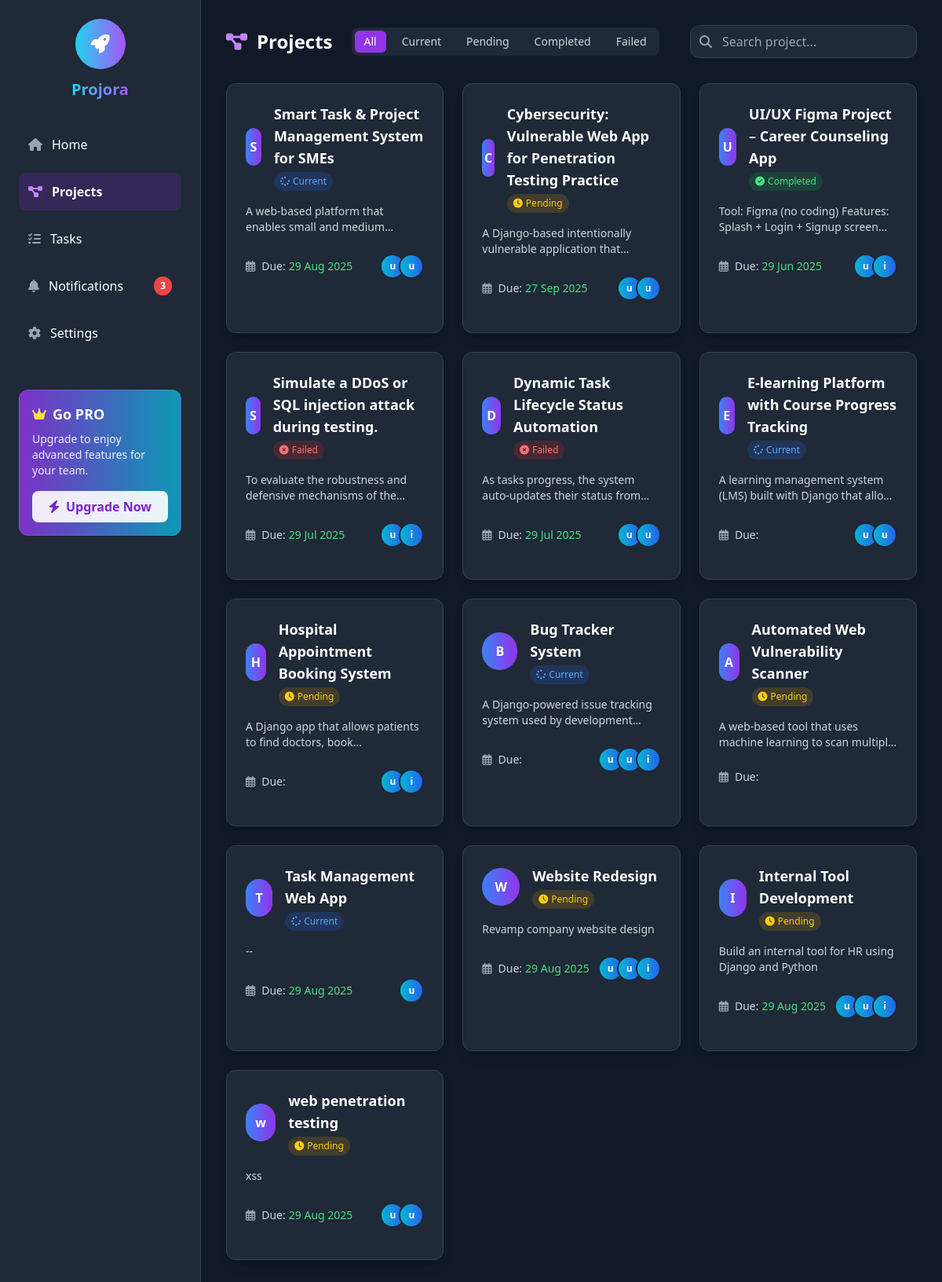
/project/project/ (signed in), run on the app's committed database.
### project/models.py (models this page shows, shortened)
class Project(models.Model):
    STATUS_CHOICES = [
        ('pending', 'Pending'),
        ('current', 'Current'),
        ('completed', 'Completed'),
        ('failed', 'Failed'),
    ]
    title = models.CharField(max_length=200)
    description = models.TextField(blank=True, null=True)
    status = models.CharField(max_length=20, choices=STATUS_CHOICES, default='pending')
    start_date = models.DateField(null=True, blank=True)
    end_date = models.DateField(null=True, blank=True)
    due_date = models.DateField(null=True, blank=True)
    created_by = models.ForeignKey(settings.AUTH_USER_MODEL, on_delete=models.SET_NULL, null=True, blank=True, related_name='created_projects')
    assigned_users = models.ManyToManyField(
        settings.AUTH_USER_MODEL,
        blank=True,
        related_name='project_assigned_users'  # ✅ Unique related name
    )

### users/models.py (models this page shows, shortened)
class CustomUser(AbstractUser):
    user_id = models.AutoField(primary_key=True)
    preference_field_1 = models.CharField(max_length=100, blank=True, null=True)
    preference_field_2 = models.CharField(max_length=100, blank=True, null=True)
    created_at = models.DateTimeField(auto_now_add=True)
    updated_at = models.DateTimeField(auto_now=True)
    email = models.EmailField(unique=True)
    notifications_enabled = models.BooleanField(default=True)
    expertise = models.CharField(max_length=255, blank=True, null=True)
    ROLE_CHOICES = (
        ('admin', 'Admin'),
        ('manager', 'Project Manager'),
        ('user', 'User'),
    )
    role = models.CharField(max_length=20, choices=ROLE_CHOICES, default='user')
    USERNAME_FIELD = 'username'
    REQUIRED_FIELDS = ['email']
    objects = CustomUserManager()

### project/views.py (the view)
# urls.py: path('project/', views.project_list, name='project_list'),
@login_required
def project_list(request):
    update_expired_projects()
    update_pending_projects()
    status_filter = request.GET.get('status')
    if status_filter in ['pending', 'current', 'completed', 'failed']:
        projects = Project.objects.filter(status=status_filter)
    else:
        projects = Project.objects.all()
    return render(request, 'project/project_tab.html', {'projects': projects})

### project/utils.py (called while the page is built)
def update_expired_projects():
    today = timezone.now().date()
    expired_projects = Project.objects.filter(end_date__lt=today).exclude(status__in=['completed', 'failed'])
    for project in expired_projects:
        project.status = 'failed'
        project.save()

def update_pending_projects():
    today = timezone.now().date()
    projects = Project.objects.filter(start_date__gt=today).exclude(status='pending')
    for project in projects:
        project.status = 'pending'
        project.save()

### users/context_processors.py (called while the page is built)
def user_roles(request):
    user = request.user
    is_admin = False
    if user.is_authenticated:
        user_groups = user.groups.values_list('name', flat=True)
        is_admin = 'Admin' in user_groups
    return {
        'is_admin': is_admin
    }

### project/templates/project/project_tab.html (shortened to what this page needs)
{% load static %}
<!DOCTYPE html>
<html lang="en">
<head>
  <script src="https://cdn.tailwindcss.com"></script>
  <link rel="stylesheet" href="https://cdnjs.cloudflare.com/ajax/libs/font-awesome/6.4.0/css/all.min.css">
  <link rel="stylesheet" href="{% static 'css/project_tab.css' %}">
</head>
<body class="bg-gray-900 text-white font-sans">
<div class="flex h-screen">
  <aside class="bg-gray-800 text-white w-64 p-6 flex flex-col justify-between border-r border-gray-700">
    <div>
      <div class="mb-8 flex flex-col items-center">
        <div class="w-16 h-16 rounded-full bg-gradient-to-r from-cyan-400 to-purple-500 flex items-center justify-center mb-3 hover:rotate-12 transition-transform">
          <i class="fas fa-rocket text-2xl text-white"></i>
        </div>
        <h1 class="text-xl font-bold bg-gradient-to-r from-cyan-400 to-purple-500 text-transparent bg-clip-text">Projora</h1>
      </div>
      <nav>
        <ul class="space-y-3">
          <li>
            {% if is_admin %}
              <a href="{% url 'users:admin_dashboard' %}" class="flex items-center p-3 rounded-lg hover:bg-purple-800/50 transition-colors">
                <i class="fas fa-home mr-3 text-gray-400"></i>
                <span>Home</span>
              </a>
            {% else %}
              <a href="{% url 'dashboard' %}" class="flex items-center p-3 rounded-lg hover:bg-purple-800/50 transition-colors">
                <i class="fas fa-home mr-3 text-gray-400"></i>
                <span>Home</span>
              </a>
            {% endif %}
          </li>
          <li>
            <a href="{% url 'project:project_tab' %}" class="flex items-center p-3 rounded-lg bg-purple-800/30 font-semibold transition-colors">
              <i class="fas fa-project-diagram mr-3 text-purple-400"></i>
              <span>Projects</span>
            </a>
          </li>
          <li>
            <a href="{% url 'tasks:tasks_tab' %}" class="flex items-center p-3 rounded-lg hover:bg-purple-800/50 transition-colors">
              <i class="fas fa-tasks mr-3 text-gray-400"></i>
              <span>Tasks</span>
            </a>
          </li>
          <li>
            <a href="{% url 'notification:notification' %}" class="flex items-center p-3 rounded-lg hover:bg-purple-800/50 transition-colors">
              <i class="fas fa-bell mr-3 text-gray-400"></i>
              <span>Notifications</span>
              <span class="ml-auto bg-red-500 text-white text-xs font-bold px-2 py-1 rounded-full">3</span>
            </a>
          </li>
          <li>
            <a href="{% url 'users:settings' %}" class="flex items-center p-3 rounded-lg hover:bg-purple-800/50 transition-colors">
              <i class="fas fa-cog mr-3 text-gray-400"></i>
              <span>Settings</span>
            </a>
          </li>
        </ul>
      </nav>
      <div class="bg-gradient-to-r from-purple-600/80 to-cyan-500/80 p-4 rounded-xl mt-12 border border-purple-400/20">
        <div class="flex items-center">
          <i class="fas fa-crown text-yellow-300 mr-2"></i>
          <h3 class="font-bold text-lg">Go PRO</h3>
        </div>
        <p class="text-sm mt-2 opacity-90">Upgrade to enjoy advanced features for your team.</p>
        <button class="w-full bg-white/90 text-purple-700 px-4 py-2 mt-4 rounded-lg font-semibold hover:bg-white transition-colors flex items-center justify-center">
          <i class="fas fa-bolt mr-2"></i>
          Upgrade Now
        </button>
      </div>
    </div>
  </aside>
  <div class="flex-1 p-8 overflow-y-auto">
    <div class="flex justify-between items-center mb-8 flex-wrap gap-4">
      <div class="flex items-center space-x-6">
        <h1 class="text-2xl font-bold flex items-center">
          <i class="fas fa-project-diagram mr-3 text-purple-400"></i>
          Projects
        </h1>
        <div class="flex space-x-2 bg-gray-800 p-1 rounded-lg">
          <a href="{% url 'project:project_tab' %}?status=all">
            <button class="px-3 py-1 rounded-md text-sm font-medium {% if request.GET.status == 'all' or not request.GET.status %}bg-purple-600 text-white{% else %}text-gray-300 hover:text-white hover:bg-gray-700{% endif %} transition-colors">All</button>
          </a>
          <a href="{% url 'project:project_tab' %}?status=current">
            <button class="px-3 py-1 rounded-md text-sm font-medium {% if request.GET.status == 'current' %}bg-blue-600 text-white{% else %}text-gray-300 hover:text-white hover:bg-gray-700{% endif %} transition-colors">Current</button>
          </a>
          <a href="{% url 'project:project_tab' %}?status=pending">
            <button class="px-3 py-1 rounded-md text-sm font-medium {% if request.GET.status == 'pending' %}bg-yellow-600 text-white{% else %}text-gray-300 hover:text-white hover:bg-gray-700{% endif %} transition-colors">Pending</button>
          </a>
          <a href="{% url 'project:project_tab' %}?status=completed">
            <button class="px-3 py-1 rounded-md text-sm font-medium {% if request.GET.status == 'completed' %}bg-green-600 text-white{% else %}text-gray-300 hover:text-white hover:bg-gray-700{% endif %} transition-colors">Completed</button>
          </a>
          <a href="{% url 'project:project_tab' %}?status=failed">
            <button class="px-3 py-1 rounded-md text-sm font-medium {% if request.GET.status == 'failed' %}bg-red-600 text-white{% else %}text-gray-300 hover:text-white hover:bg-gray-700{% endif %} transition-colors">Failed</button>
          </a>
        </div>
      </div>
      <div class="flex items-center gap-4">
        <form method="get" action="" class="relative max-w-xs w-full">
          <input type="text" name="search" value="{{ request.GET.search }}" placeholder="Search project..."
                 class="w-full border border-gray-700 bg-gray-800 text-white rounded-xl pl-10 pr-4 py-2 focus:outline-none focus:ring-2 focus:ring-purple-500 focus:border-transparent transition-all" />
          <div class="absolute inset-y-0 left-0 flex items-center pl-3 pointer-events-none">
          </div>
        </form>
      </div>
    </div>
    <div class="grid grid-cols-1 md:grid-cols-2 lg:grid-cols-3 gap-6">
      {% if projects %}
      {% for project in projects %}
      <div class="bg-gray-800 p-6 rounded-xl shadow-lg hover:shadow-xl border border-gray-700 hover:border-purple-500/30 transition-all duration-300 group">
        <div class="flex items-center mb-4">
          <div class="h-12 w-12 rounded-full bg-gradient-to-r from-blue-500 to-purple-600 flex items-center justify-center text-white font-bold mr-4 group-hover:scale-110 transition-transform">
            {{ project.title|slice:":1" }}
          </div>
          <div>
            <h3 class="font-semibold text-lg">{{ project.title }}</h3>
            <div class="flex items-center mt-1">
              {% if project.status == 'current' %}
                <span class="px-2 py-1 text-xs rounded-full bg-blue-600/20 text-blue-400 flex items-center">
                  <i class="fas fa-spinner fa-pulse mr-1 text-xs"></i> {{ project.get_status_display }}
                </span>
              {% elif project.status == 'pending' %}
                <span class="px-2 py-1 text-xs rounded-full bg-yellow-600/20 text-yellow-400 flex items-center">
                  <i class="fas fa-clock mr-1 text-xs"></i> {{ project.get_status_display }}
                </span>
              {% elif project.status == 'completed' %}
                <span class="px-2 py-1 text-xs rounded-full bg-green-600/20 text-green-400 flex items-center">
                  <i class="fas fa-check-circle mr-1 text-xs"></i> {{ project.get_status_display }}
                </span>
              {% elif project.status == 'failed' %}
                <span class="px-2 py-1 text-xs rounded-full bg-red-600/20 text-red-400 flex items-center">
                  <i class="fas fa-times-circle mr-1 text-xs"></i> {{ project.get_status_display }}
                </span>
              {% endif %}
            </div>
          </div>
        </div>
        <p class="text-sm text-gray-300 mb-6 line-clamp-2">{{ project.description|default:"No description" }}</p>
        <div class="flex items-center justify-between mb-4">
          <div class="flex items-center text-sm">
            <i class="far fa-calendar-alt mr-2 text-gray-400"></i>
            <span class="text-gray-300">Due:</span>
            <span class="ml-1 {% if project.is_overdue %}text-red-400{% else %}text-green-400{% endif %}">{{ project.end_date|date:"d M Y" }}</span>
          </div>
          <div class="flex -space-x-2">
            {% for user in project.assigned_users.all|slice:":5" %}
            <div class="w-8 h-8 rounded-full border-2 border-gray-800 bg-gradient-to-r from-cyan-500 to-blue-600 flex items-center justify-center text-white text-xs font-bold">
              {{ user.username|slice:":1" }}
            </div>
            {% endfor %}
          </div>
        </div>
      </div>
      {% endfor %}
      {% endif %}
    </div>
  </div>
</div>
</body>
</html>

### data on the page
Project: title "S", title "Smart Task & Project Management System for SMEs", status "Current", description "A web-based platform that enables small and…", end_date "29 Aug 2025"
CustomUser: username "u"
CustomUser: username "u"
Project: title "C", title "Cybersecurity: Vulnerable Web App for Penetration Testing Practice", status "Pending", description "A Django-based intentionally vulnerable application…", end_date "27 Sep 2025"
Project: title "U", title "UI/UX Figma Project – Career Counseling App", status "Completed", description "Tool: Figma (no coding) Features: Splash + Login + Signup…", end_date "29 Jun 2025"
CustomUser: username "i"
Project: title "S", title "Simulate a DDoS or SQL injection attack during testing.", status "Failed", description "To evaluate the robustness and defensive mechanisms of…", end_date "29 Jul 2025"
Project: title "D", title "Dynamic Task Lifecycle Status Automation", status "Failed", description "As tasks progress, the system auto-updates their status…", end_date "29 Jul 2025"
Project: title "E", title "E-learning Platform with Course Progress Tracking", status "Current", description "A learning management system (LMS) built with Django that…"
Project: title "H", title "Hospital Appointment Booking System", status "Pending", description "A Django app that allows patients to find doctors,…"
Project: title "B", title "Bug Tracker System", status "Current", description "A Django-powered issue tracking system used by…"
Project: title "A", title "Automated Web Vulnerability Scanner", status "Pending", description "A web-based tool that uses machine learning to scan…"
Project: title "T", title "Task Management Web App", status "Current", description "--", end_date "29 Aug 2025"
Project: title "W", title "Website Redesign", status "Pending", description "Revamp company website design", end_date "29 Aug 2025"
Project: title "I", title "Internal Tool Development", status "Pending", description "Build an internal tool for HR using Django and Python", end_date "29 Aug 2025"
Project: title "w", title "web penetration testing", status "Pending", description "xss", end_date "29 Aug 2025"
